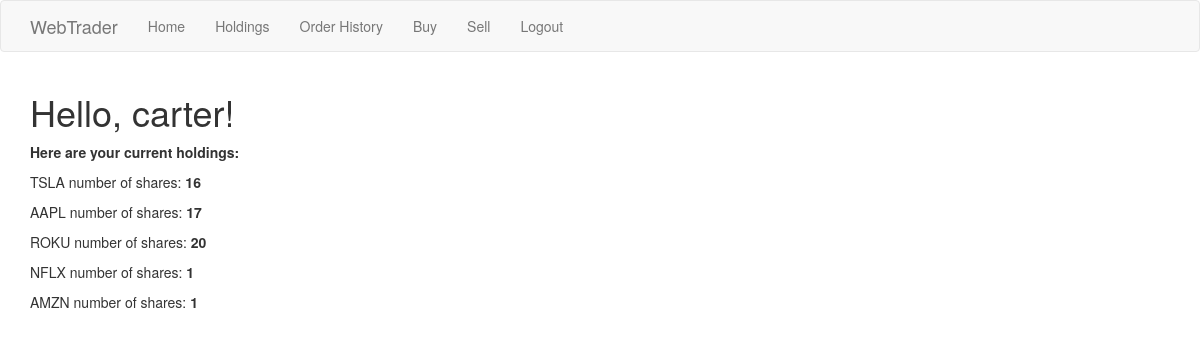
The app's page /holdings (signed in), older data.
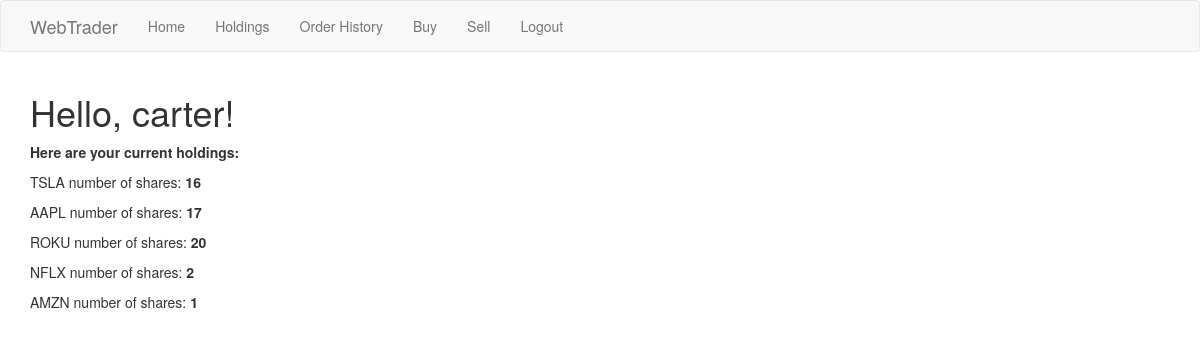
The same page, newer data.
### app/models.py (models this page shows, shortened)
class holdings(db.Model):
    id = db.Column(db.Integer, primary_key=True)
    ticker_symbol=db.Column(db.String(20))
    number_of_shares=db.Column(db.Integer)
    volume_weighted_average_price=db.Column(db.Float)
    account_pk=db.Column(db.Integer, db.ForeignKey('accounts.id'))

### app/routes.py (the view)
@app.route('/holdings', methods=['GET'])
@login_required
def uholdings():
    return render_template("holdings.html", title='Holdings', userholdings=get_holdings(current_user))

### app/models.py (called while the page is built)
@login.user_loader
def load_user(id):
    return accounts.query.get(int(id))

### app/routes.py (called while the page is built)
def get_holdings(current_user):
    currentuser = accounts.query.filter_by(username=current_user.username).first()
    account_pk=currentuser.id
    userholdings=holdings.query.filter_by(account_pk=account_pk).all()
    return userholdings

### app/templates/holdings.html
{% extends "base.html" %}
{% import 'bootstrap/wtf.html' as wtf %}
{% block app_content %}
    <h1>Hello, {{ current_user.username }}!</h1>
    <div><p><b>Here are your current holdings:</b></p></div>
    {% for holding in userholdings %}
    <div><p>{{ holding.ticker_symbol }} number of shares: <b>{{ holding.number_of_shares }}</b></p></div>
    {% endfor %}
{% endblock %}

Row changes from the older to the newer data that the page shows:
changed holdings "NFLX": number_of_shares "1" → "2"
